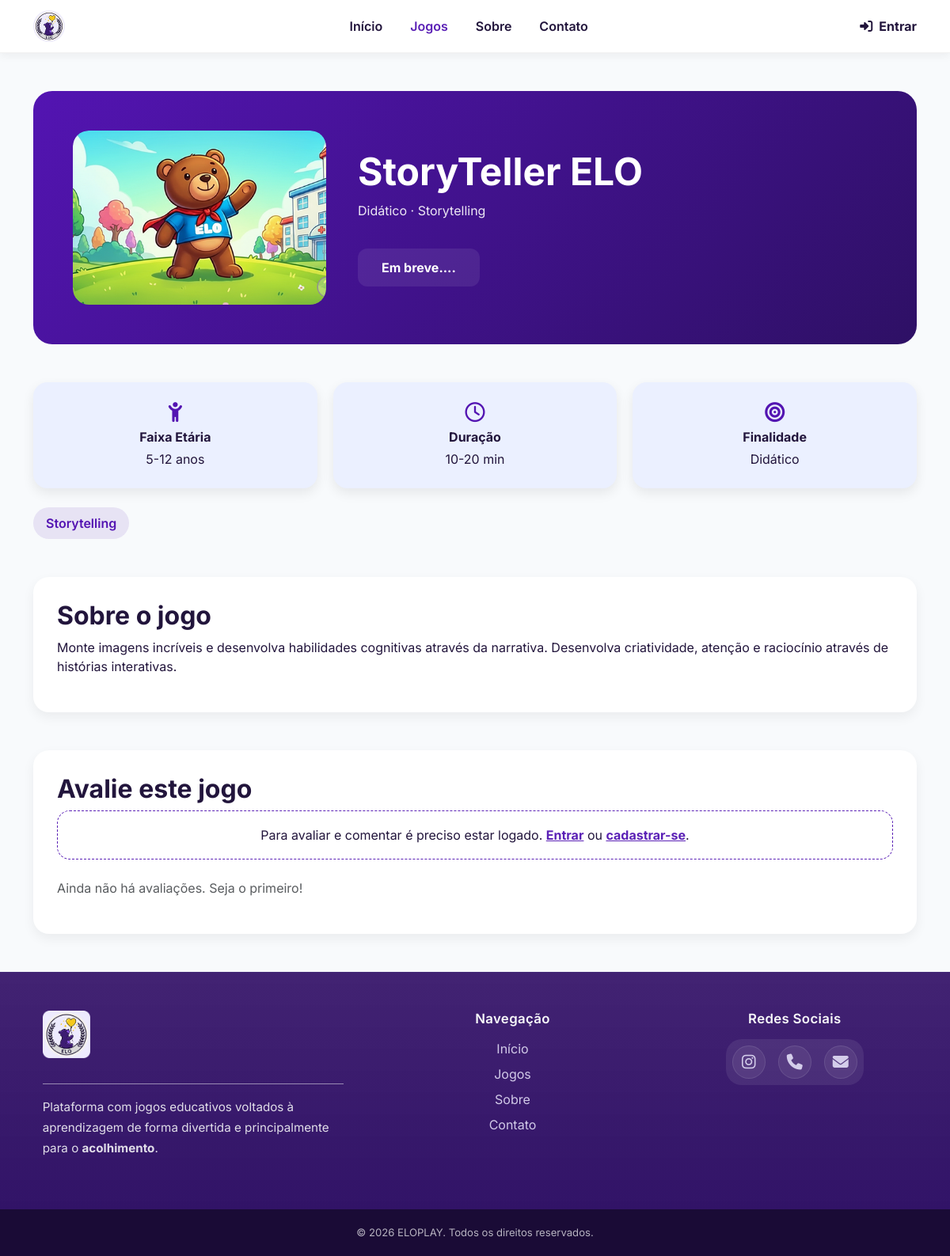
/index.php?controle=jogo&metodo=detalhar&id=1, run on the app's committed database.
### tables this page shows
CREATE TABLE IF NOT EXISTS jogos(
	id_jogo BIGINT UNSIGNED AUTO_INCREMENT PRIMARY KEY,
    nome VARCHAR(255) NOT NULL,
    finalidade VARCHAR(50) NOT NULL,
    categoria_id BIGINT UNSIGNED NOT NULL,
    descricao TEXT NOT NULL,
    faixa_etaria VARCHAR(30) NOT NULL,
    duracao_estimada VARCHAR(50) NOT NULL,
    img VARCHAR(255) NOT NULL,
    link VARCHAR(255) NOT NULL,
     

	 
	criado_em DATETIME DEFAULT CURRENT_TIMESTAMP,
    alterado_em DATETIME
		DEFAULT CURRENT_TIMESTAMP
        ON UPDATE CURRENT_TIMESTAMP,
	deletado_em DATETIME NULL,
    
	CONSTRAINT fk_jogos_tipo FOREIGN KEY (categoria_id)
		REFERENCES categorias(id_categoria)
        ON DELETE RESTRICT
        ON UPDATE CASCADE

);

CREATE TABLE IF NOT EXISTS categorias(
	id_categoria BIGINT UNSIGNED AUTO_INCREMENT PRIMARY KEY,
    nome VARCHAR(255) NOT NULL

);

### Controllers/JogoController.class.php (called while the page is built, shortened)
<?php
    require_once "Models/Conexao.class.php";
    require_once "Models/Categoria.class.php";
    require_once "Models/Jogo.class.php";
    require_once "Models/JogoDAO.class.php";
    require_once "Models/AvaliacaoDAO.class.php";
    class JogoController
    {
        public function detalhar()
        {
            $jogo = (new JogoDAO())->buscarPorId((int)($_GET["id"] ?? 0));
            $avaliacaoDAO = new AvaliacaoDAO();
            $avaliacoes = $avaliacaoDAO->buscarPorJogo($jogo->getId_jogo());
            require_once "Views/jogos/descricao.php";
        }
    }
?>

### index.php (called while the page is built, shortened)
<?php
    require_once "Helpers/util.php";
    require_once "Helpers/Sessao.class.php";
    $metodo   = $_GET["metodo"] ?? "inicio";
    $obj = new $classe();
    $obj->$metodo();
?>

### Models/Conexao.class.php (called while the page is built)
<?php
    abstract class Conexao
    {
        public function __construct(protected $db = null)
        {
            $parametros = getenv("AC_DSN") ?: "mysql:host=localhost;dbname=amaral_carvalho;charset=utf8mb4";
            $usuario = getenv("AC_USER") !== false ? getenv("AC_USER") : "root";
            $senha = getenv("AC_PASS") !== false ? getenv("AC_PASS") : "";
            try
            {
                $this->db = new PDO($parametros, $usuario, $senha, array(
                    PDO::ATTR_ERRMODE => PDO::ERRMODE_EXCEPTION,
                    PDO::ATTR_DEFAULT_FETCH_MODE => PDO::FETCH_ASSOC
                ));
            }
            catch(PDOException $e)
            {
                die("Não foi possível conectar ao banco de dados. Tente mais tarde!");
            }
        }
    }
?>

### Models/JogoDAO.class.php (called while the page is built, shortened)
<?php
    class JogoDAO extends Conexao
    {
        private function hidratar($l)
        {
            return new Jogo(
                (int)$l["id_jogo"], $l["nome"], $l["finalidade"],
                new Categoria((int)$l["categoria_id"], $l["categoria_nome"]),
                $l["descricao"], $l["faixa_etaria"], $l["duracao_estimada"],
                $l["img"], $l["link"], $l["criado_em"],
                $l["media"] !== null ? round((float)$l["media"], 1) : null,
                (int)$l["total_avaliacoes"]
            );
        }
        public function buscarPorId($id)
        {
            try
            {
                $stm = $this->db->prepare(self::BASE . " AND j.id_jogo = ?");
                $stm->execute(array($id));
                $l = $stm->fetch();
                return $l ? $this->hidratar($l) : null;
            }
            catch(PDOException $e){ return null; }
        }
    }
?>

### Models/Jogo.class.php (called while the page is built, shortened)
<?php
    class Jogo
    {
        public function getId_jogo(){ return $this->id_jogo; }
        public function getNome(){ return $this->nome; }
        public function getFinalidade(){ return $this->finalidade; }
        public function getCategoria(){ return $this->categoria; }
        public function getDescricao(){ return $this->descricao; }
        public function getFaixa_etaria(){ return $this->faixa_etaria; }
        public function getDuracao_estimada(){ return $this->duracao_estimada; }
        public function getImg(){ return $this->img; }
        public function getLink(){ return $this->link; }
    }
?>

### Helpers/util.php (called while the page is built, shortened)
<?php
    function e($valor)
    {
        return htmlspecialchars((string)$valor, ENT_QUOTES, 'UTF-8');
    }
    function url($controle, $metodo, $params = array())
    {
        return "index.php?" . http_build_query(
            array_merge(array("controle" => $controle, "metodo" => $metodo), $params)
        );
    }
?>

### Models/Categoria.class.php (called while the page is built, shortened)
<?php
    class Categoria
    {
        public function getNome(){ return $this->nome; }
    }
?>

### Helpers/Sessao.class.php (called while the page is built, shortened)
<?php
    class Sessao
    {
        public static function logado()
        {
            return isset($_SESSION["id"]);
        }
    }
?>

### Models/AvaliacaoDAO.class.php (called while the page is built, shortened)
<?php
    class AvaliacaoDAO extends Conexao
    {
        public function buscarPorJogo($jogoId)
        {
            $stm = $this->db->prepare(self::BASE . " AND a.jogo_id = ? ORDER BY a.criado_em DESC, a.id_avaliacao DESC");
            $stm->execute(array($jogoId));
            $lista = array();
            foreach($stm->fetchAll() as $l) $lista[] = $this->hidratar($l);
            return $lista;
        }
    }
?>

### Views/jogos/descricao.php (the view, shortened to what this page needs)
<?php
    require "Views/layout/cabecalho.php";
    $link = $jogo->getLink();
    $temLink = preg_match('#^https?://#i', $link);
?>
<main class="container py-5">
    <section class="hero-jogo">
        <div class="hero-imagem">
            <img id="imagem-jogo" src="<?= e($jogo->getImg()) ?>" alt="<?= e($jogo->getNome()) ?>">
        </div>
        <div class="hero-conteudo">
            <h1><?= e($jogo->getNome()) ?></h1>
            <p class="subtitulo"><?= e($jogo->getFinalidade()) ?> · <?= e($jogo->getCategoria()->getNome()) ?></p>
<?php if($temLink): ?>
            <a href="<?= url("jogo", "executar", array("id" => $jogo->getId_jogo())) ?>" class="btn-jogar" target="_blank" rel="noopener"
               <?php if(Sessao::logado()): ?>data-jogar data-jogo="<?= $jogo->getId_jogo() ?>" data-csrf="<?= e(Sessao::token()) ?>"
               data-iniciar="<?= e(url("jogo", "iniciar")) ?>" data-finalizar="<?= e(url("jogo", "finalizar")) ?>"<?php endif; ?>>Jogar Agora</a>
<?php else: ?>
            <a href="#" class="btn-jogar" style="pointer-events:none;background:rgba(255,255,255,.08);border-color:#fff;color:#fff">Em breve....</a>
<?php endif; ?>
        </div>
    </section>
    <section class="informacoes mt-5">
        <div class="info-card">
            <i class="fa-solid fa-child-reaching"></i>
            <h6>Faixa Etária</h6>
            <p><?= e($jogo->getFaixa_etaria()) ?></p>
        </div>
        <div class="info-card">
            <i class="fa-regular fa-clock"></i>
            <h6>Duração</h6>
            <p><?= e($jogo->getDuracao_estimada()) ?></p>
        </div>
        <div class="info-card">
            <i class="fa-solid fa-bullseye"></i>
            <h6>Finalidade</h6>
            <p><?= e($jogo->getFinalidade()) ?></p>
        </div>
    </section>
    <section class="categorias mt-4">
        <span class="categoria"><?= e($jogo->getCategoria()->getNome()) ?></span>
    </section>
    <section class="descricao mt-5">
        <h2>Sobre o jogo</h2>
        <p><?= nl2br(e($jogo->getDescricao())) ?></p>
    </section>
    <section class="avaliar mt-5" id="avaliacoes">
        <h2>Avalie este jogo</h2>
<?php if(Sessao::logado()): ?>
        <form method="post" action="<?= url("avaliacao", "inserir") ?>">
            <?= Sessao::campoToken() ?>
            <input type="hidden" name="jogo_id" value="<?= $jogo->getId_jogo() ?>">
            <div class="estrelas-input mb-2" role="radiogroup" aria-label="Nota">
<?php for($i = 5; $i >= 1; $i--): ?>
                <input type="radio" id="nota<?= $i ?>" name="nota" value="<?= $i ?>" <?= $minha && $minha->getNota() === $i ? "checked" : "" ?>>
                <label for="nota<?= $i ?>" title="<?= $i ?> estrela(s)">★</label>
<?php endfor; ?>
            </div>
            <textarea name="comentario" placeholder="Compartilhe sua experiência..." maxlength="1000" required><?= $minha ? e($minha->getComentario()) : "" ?></textarea>
            <button class="btn-publicar" type="submit"><?= $minha ? "Atualizar Avaliação" : "Publicar Avaliação" ?></button>
        </form>
<?php else: ?>
        <div class="aviso-login">
            Para avaliar e comentar é preciso estar logado.
            <a href="<?= url("usuario", "login") ?>">Entrar</a> ou <a href="<?= url("usuario", "inserir") ?>">cadastrar-se</a>.
        </div>
<?php endif; ?>
        <div class="avaliacoes-lista">
<?php if(!$avaliacoes): ?>
            <p class="text-muted">Ainda não há avaliações. Seja o primeiro!</p>
<?php endif; ?>
        </div>
    </section>
</main>
<?php require "Views/layout/rodape.php"; ?>

### assets/css/styleDescricao.css (style rules this page uses)
* { margin: 0; padding: 0; box-sizing: border-box; font-family: 'Inter', sans-serif; }
body { background: #ECE9FE; color: #22153C; }
.hero-jogo { background: linear-gradient(135deg, #5314B2, #2E1065); border-radius: 24px; padding: 50px; display: flex; gap: 40px; align-items: center; color: white; }
.hero-imagem { width: 320px; height: 220px; background: rgba(255, 255, 255, .1); border-radius: 20px; display: flex; justify-content: center; align-items: center; overflow: hidden; flex-shrink: 0; }
#imagem-jogo { width: 100%; height: 100%; object-fit: cover; border-radius: 20px; }
.hero-conteudo h1 { font-size: 3rem; font-weight: 700; }
.subtitulo { max-width: 600px; opacity: .9; }
.btn-jogar { display: inline-block; margin-top: 20px; border: none; background: white; color: #5314B2; font-weight: 700; padding: 12px 30px; border-radius: 12px; text-decoration: none; transition: transform .2s ease, box-shadow .2s ease; }
.informacoes { display: grid; grid-template-columns: repeat(3, 1fr); gap: 20px; }
.info-card { background: #EBF0FF; border-radius: 18px; padding: 25px; text-align: center; box-shadow: 0 6px 15px rgba(0, 0, 0, .08); }
.info-card i { color: #5314B2; font-size: 25px; margin-bottom: 10px; }
.info-card h6 { margin-bottom: 6px; font-weight: 700; }
.info-card p { margin: 0; }
.categorias { display: flex; flex-wrap: wrap; gap: 10px; }
.categoria { background: rgba(83, 20, 178, .1); color: #5314B2; padding: 8px 16px; border-radius: 999px; font-weight: 600; }
.descricao, .avaliar { background: white; border-radius: 20px; padding: 30px; box-shadow: 0 6px 15px rgba(0, 0, 0, .06); color: #22153C; }

### assets/css/stylePrincipal.css (style rules this page uses)
* { margin: 0; padding: 0; box-sizing: border-box; font-family: 'Inter', sans-serif; }
body { background-color: #F8FAFC; color: #22153C; overflow-x: hidden; }
h1, h2, h3, h4, h5, h6 { font-weight: 700; }

### assets/css/styleExtra.css (style rules this page uses)
html, body { min-height: 100%; }
body { display: flex; flex-direction: column; min-height: 100vh; }
body > main, body > section { flex: 0 0 auto; }
.avaliacoes-lista { margin-top: 24px; display: flex; flex-direction: column; gap: 14px; }
.aviso-login { background: #fff; border: 1px dashed #5b21b6; border-radius: 16px; padding: 18px; text-align: center; }
.aviso-login a { color: #5b21b6; font-weight: 700; }

### data on the page
jogos: img (picture), nome "StoryTeller ELO", finalidade "Didático", categoria.nome "Storytelling", faixa_etaria "5-12 anos", duracao_estimada "10-20 min", descricao "Monte imagens incríveis e desenvolva habilidades cognitivas através da narrativa. Desenvolva criatividade, atenção e raciocínio através de histórias interativas."
